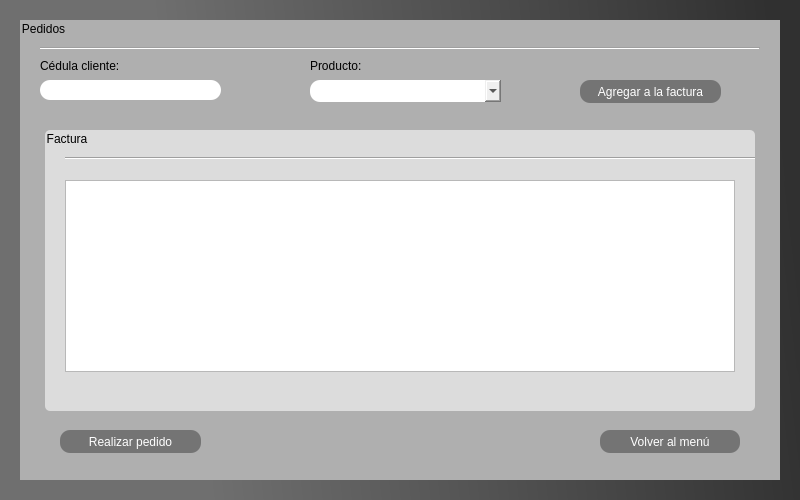
<?xml version="1.0" encoding="UTF-8"?>
<ui version="4.0">
 <class>MainWindow</class>
 <widget class="QMainWindow" name="MainWindow">
  <property name="geometry">
   <rect>
    <x>0</x>
    <y>0</y>
    <width>800</width>
    <height>500</height>
   </rect>
  </property>
  <property name="minimumSize">
   <size>
    <width>800</width>
    <height>500</height>
   </size>
  </property>
  <property name="maximumSize">
   <size>
    <width>800</width>
    <height>500</height>
   </size>
  </property>
  <property name="windowTitle">
   <string>MainWindow</string>
  </property>
  <property name="styleSheet">
   <string notr="true">QWidget#centralwidget{background-color: qlineargradient(spread:pad, x1:0, y1:0.625, x2:1, y2:0.551, stop:0.232955 rgba(111, 111, 111, 255), stop:1 rgba(74, 74, 74, 255));
background-color: qlineargradient(spread:pad, x1:0, y1:0.625, x2:1, y2:0.551, stop:0.232955 rgba(111, 111, 111, 255), stop:1 rgba(48, 48, 48, 255));}</string>
  </property>
  <widget class="QWidget" name="centralwidget">
   <widget class="QGroupBox" name="groupBox_2">
    <property name="geometry">
     <rect>
      <x>20</x>
      <y>20</y>
      <width>760</width>
      <height>460</height>
     </rect>
    </property>
    <property name="cursor">
     <cursorShape>ArrowCursor</cursorShape>
    </property>
    <property name="styleSheet">
     <string notr="true">QWidget#groupBox_2{background-color: qlineargradient(spread:pad, x1:0, y1:0.625, x2:1, y2:0.551, stop:0 rgba(175, 175, 175, 255));
font: 12pt &quot;MS Shell Dlg 2&quot;;
border: none;;}

</string>
    </property>
    <property name="title">
     <string>Pedidos</string>
    </property>
    <property name="alignment">
     <set>Qt::AlignLeading|Qt::AlignLeft|Qt::AlignVCenter</set>
    </property>
    <property name="flat">
     <bool>false</bool>
    </property>
    <widget class="QLabel" name="label_7">
     <property name="geometry">
      <rect>
       <x>20</x>
       <y>30</y>
       <width>161</width>
       <height>31</height>
      </rect>
     </property>
     <property name="styleSheet">
      <string notr="true">font: 10pt &quot;MS Shell Dlg 2&quot;;</string>
     </property>
     <property name="text">
      <string>Cédula cliente:</string>
     </property>
    </widget>
    <widget class="QLineEdit" name="cedulaClienteInput">
     <property name="geometry">
      <rect>
       <x>20</x>
       <y>60</y>
       <width>181</width>
       <height>20</height>
      </rect>
     </property>
     <property name="styleSheet">
      <string notr="true">border-radius:10px;
</string>
     </property>
     <property name="text">
      <string/>
     </property>
    </widget>
    <widget class="QComboBox" name="productoElegido">
     <property name="geometry">
      <rect>
       <x>290</x>
       <y>60</y>
       <width>191</width>
       <height>22</height>
      </rect>
     </property>
     <property name="cursor">
      <cursorShape>PointingHandCursor</cursorShape>
     </property>
     <property name="mouseTracking">
      <bool>true</bool>
     </property>
     <property name="tabletTracking">
      <bool>true</bool>
     </property>
     <property name="autoFillBackground">
      <bool>false</bool>
     </property>
     <property name="styleSheet">
      <string notr="true">border-radius:10px;</string>
     </property>
     <property name="editable">
      <bool>false</bool>
     </property>
     <property name="currentText">
      <string/>
     </property>
     <property name="currentIndex">
      <number>-1</number>
     </property>
     <property name="placeholderText">
      <string notr="true">Seleccione el cultivo</string>
     </property>
     <item>
      <property name="text">
       <string>Producto1</string>
      </property>
     </item>
    </widget>
    <widget class="QLabel" name="label_8">
     <property name="geometry">
      <rect>
       <x>290</x>
       <y>30</y>
       <width>161</width>
       <height>31</height>
      </rect>
     </property>
     <property name="styleSheet">
      <string notr="true">font: 10pt &quot;MS Shell Dlg 2&quot;;</string>
     </property>
     <property name="text">
      <string>Producto:</string>
     </property>
    </widget>
    <widget class="QPushButton" name="agregarFacturaBoton">
     <property name="geometry">
      <rect>
       <x>560</x>
       <y>60</y>
       <width>141</width>
       <height>23</height>
      </rect>
     </property>
     <property name="cursor">
      <cursorShape>PointingHandCursor</cursorShape>
     </property>
     <property name="styleSheet">
      <string notr="true">QWidget#agregarFacturaBoton{border-radius:10px;
color: rgb(255, 255, 255);
background-color: qlineargradient(spread:pad, x1:0, y1:0.625, x2:1, y2:0.551, stop:0 rgba(116, 116, 116, 255));
border: 1px;
border-color: qlineargradient(spread:pad, x1:0, y1:0, x2:1, y2:1, stop:1 rgba(220, 220, 220, 255));}
QWidget#agregarFacturaBoton:hover{
	background-color: qlineargradient(spread:pad, x1:0, y1:0, x2:1, y2:1, stop:0 rgba(240, 240, 240, 255));
	color: rgb(68, 68, 68);
	border-color: rgb(68, 68, 68);
	shadow: large;
}</string>
     </property>
     <property name="text">
      <string>Agregar a la factura</string>
     </property>
    </widget>
    <widget class="Line" name="line">
     <property name="geometry">
      <rect>
       <x>20</x>
       <y>20</y>
       <width>720</width>
       <height>16</height>
      </rect>
     </property>
     <property name="autoFillBackground">
      <bool>false</bool>
     </property>
     <property name="orientation">
      <enum>Qt::Horizontal</enum>
     </property>
    </widget>
    <widget class="QGroupBox" name="groupBox_3">
     <property name="geometry">
      <rect>
       <x>25</x>
       <y>110</y>
       <width>710</width>
       <height>281</height>
      </rect>
     </property>
     <property name="cursor">
      <cursorShape>ArrowCursor</cursorShape>
     </property>
     <property name="styleSheet">
      <string notr="true">QWidget#groupBox_3{
	background-color: qlineargradient(spread:pad, x1:0, y1:0, x2:1, y2:1, stop:1 rgba(220, 220, 220, 255));
font: 12pt &quot;MS Shell Dlg 2&quot;;
border: none;
border-radius: 5px;}

</string>
     </property>
     <property name="title">
      <string>Factura</string>
     </property>
     <property name="alignment">
      <set>Qt::AlignLeading|Qt::AlignLeft|Qt::AlignVCenter</set>
     </property>
     <property name="flat">
      <bool>false</bool>
     </property>
     <widget class="Line" name="line_2">
      <property name="geometry">
       <rect>
        <x>20</x>
        <y>20</y>
        <width>720</width>
        <height>16</height>
       </rect>
      </property>
      <property name="autoFillBackground">
       <bool>false</bool>
      </property>
      <property name="orientation">
       <enum>Qt::Horizontal</enum>
      </property>
     </widget>
     <widget class="QListWidget" name="listWidget">
      <property name="geometry">
       <rect>
        <x>20</x>
        <y>50</y>
        <width>670</width>
        <height>192</height>
       </rect>
      </property>
     </widget>
    </widget>
    <widget class="QPushButton" name="volverMenuBoton">
     <property name="geometry">
      <rect>
       <x>580</x>
       <y>410</y>
       <width>140</width>
       <height>23</height>
      </rect>
     </property>
     <property name="cursor">
      <cursorShape>PointingHandCursor</cursorShape>
     </property>
     <property name="styleSheet">
      <string notr="true">QWidget#volverMenuBoton{border-radius:10px;
color: rgb(255, 255, 255);
background-color: qlineargradient(spread:pad, x1:0, y1:0.625, x2:1, y2:0.551, stop:0 rgba(116, 116, 116, 255));
border: 1px;
border-color: qlineargradient(spread:pad, x1:0, y1:0, x2:1, y2:1, stop:1 rgba(220, 220, 220, 255));}
QWidget#volverMenuBoton:hover{
	background-color: qlineargradient(spread:pad, x1:0, y1:0, x2:1, y2:1, stop:0 rgba(240, 240, 240, 255));
	color: rgb(68, 68, 68);
	border-color: rgb(68, 68, 68);
	shadow: large;
}</string>
     </property>
     <property name="text">
      <string>Volver al menú</string>
     </property>
    </widget>
    <widget class="QPushButton" name="realizarPedidoBoton">
     <property name="geometry">
      <rect>
       <x>40</x>
       <y>410</y>
       <width>141</width>
       <height>23</height>
      </rect>
     </property>
     <property name="cursor">
      <cursorShape>PointingHandCursor</cursorShape>
     </property>
     <property name="styleSheet">
      <string notr="true">QWidget#realizarPedidoBoton{border-radius:10px;
color: rgb(255, 255, 255);
background-color: qlineargradient(spread:pad, x1:0, y1:0.625, x2:1, y2:0.551, stop:0 rgba(116, 116, 116, 255));
border: 1px;
border-color: qlineargradient(spread:pad, x1:0, y1:0, x2:1, y2:1, stop:1 rgba(220, 220, 220, 255));}
QWidget#realizarPedidoBoton:hover{
	background-color: qlineargradient(spread:pad, x1:0, y1:0, x2:1, y2:1, stop:0 rgba(240, 240, 240, 255));
	color: rgb(68, 68, 68);
	border-color: rgb(68, 68, 68);
	shadow: large;
}</string>
     </property>
     <property name="text">
      <string>Realizar pedido</string>
     </property>
    </widget>
    <widget class="QLabel" name="mensajeRetorno">
     <property name="geometry">
      <rect>
       <x>250</x>
       <y>410</y>
       <width>271</width>
       <height>16</height>
      </rect>
     </property>
     <property name="text">
      <string/>
     </property>
    </widget>
   </widget>
  </widget>
 </widget>
 <resources/>
 <connections/>
</ui>
